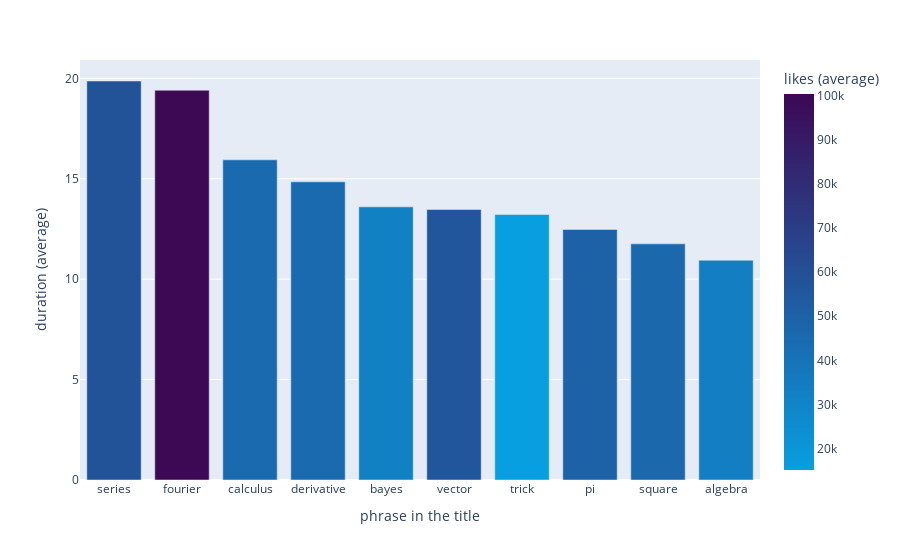

Here is the notebook cell this chart was saved with:
### Code cell
df_phrases = df_phrases.sort_values("duration (average)", ascending=False)
df_phrases.plot(x="phrase in the title", 
                y="duration (average)", 
                kind='bar', 
                color='likes (average)', 
                color_continuous_scale=[[0.0, "rgb(7, 159, 224)"],
                                          [1, "rgb(61, 8, 84)"]])

### Figure 1 — Plotly figure (JSON) as saved in the notebook; plotly's stock layout.template omitted (floating-point values rounded to 4 significant figures)
{"data": [{"alignmentgroup": "True", "hovertemplate": "phrase in the title=%{x}<br>duration (average)=%{y}<br>likes (average)=%{marker.color}<extra></extra>", "legendgroup": "", "marker": {"color": [58257, 100300.0, 44960.0, 45130.0, 32350.0, 56226, 15185, 50344, 46197, 33400.0], "coloraxis": "coloraxis"}, "name": "", "offsetgroup": "", "orientation": "v", "showlegend": false, "textposition": "auto", "type": "bar", "x": ["series", "fourier", "calculus", "derivative", "bayes", "vector", "trick", " pi ", "square", "algebra"], "xaxis": "x", "y": [19.87, 19.41, 15.94, 14.85, 13.6, 13.47, 13.22, 12.47, 11.76, 10.94], "yaxis": "y"}], "layout": {"barmode": "relative", "coloraxis": {"colorbar": {"title": {"text": "likes (average)"}}, "colorscale": [[0, "rgb(7, 159, 224)"], [1, "rgb(61, 8, 84)"]]}, "legend": {"tracegroupgap": 0}, "margin": {"t": 60}, "xaxis": {"anchor": "y", "domain": [0, 1], "title": {"text": "phrase in the title"}}, "yaxis": {"anchor": "x", "domain": [0, 1], "title": {"text": "duration (average)"}}}}
